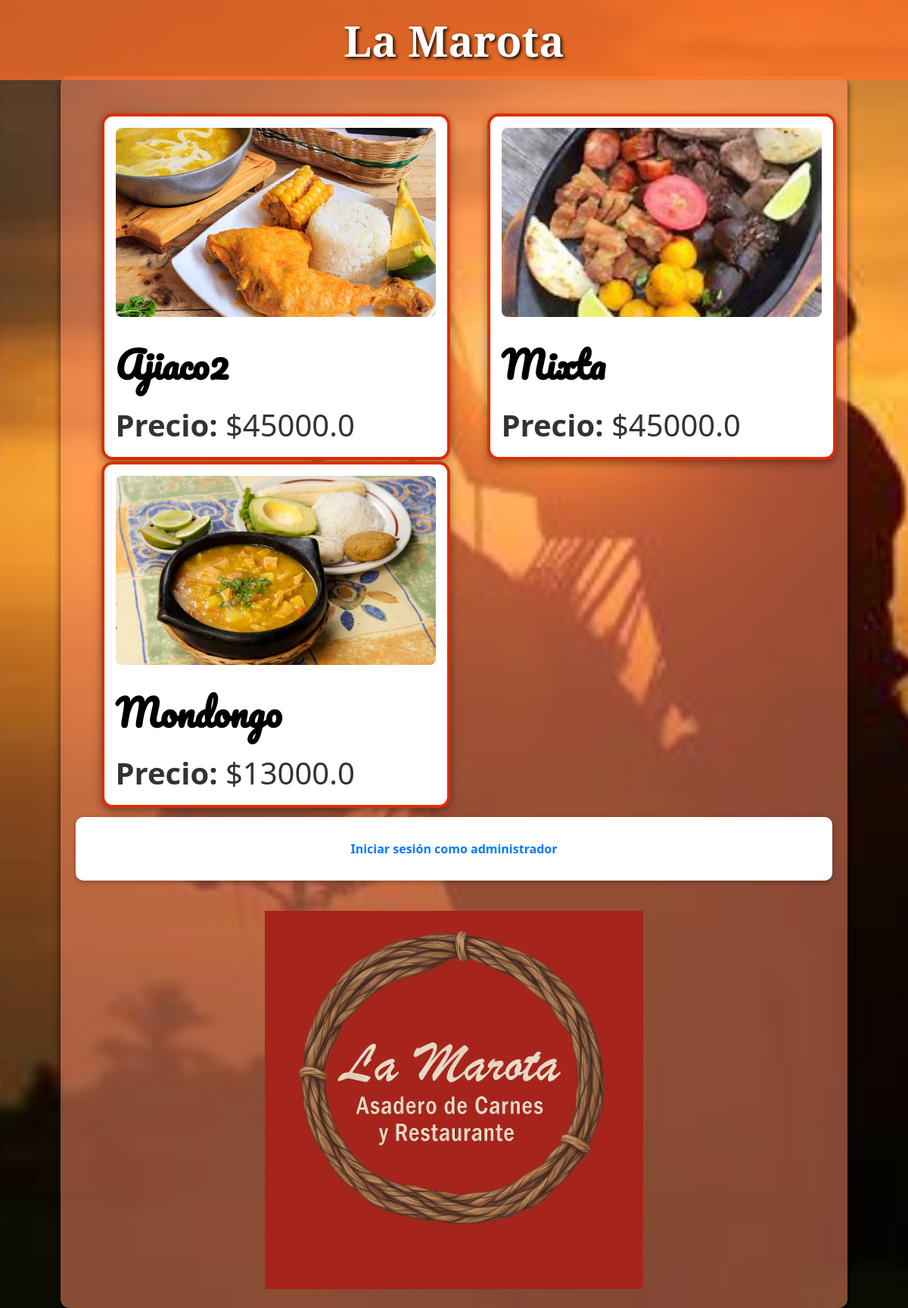
Before: / with the older database file.
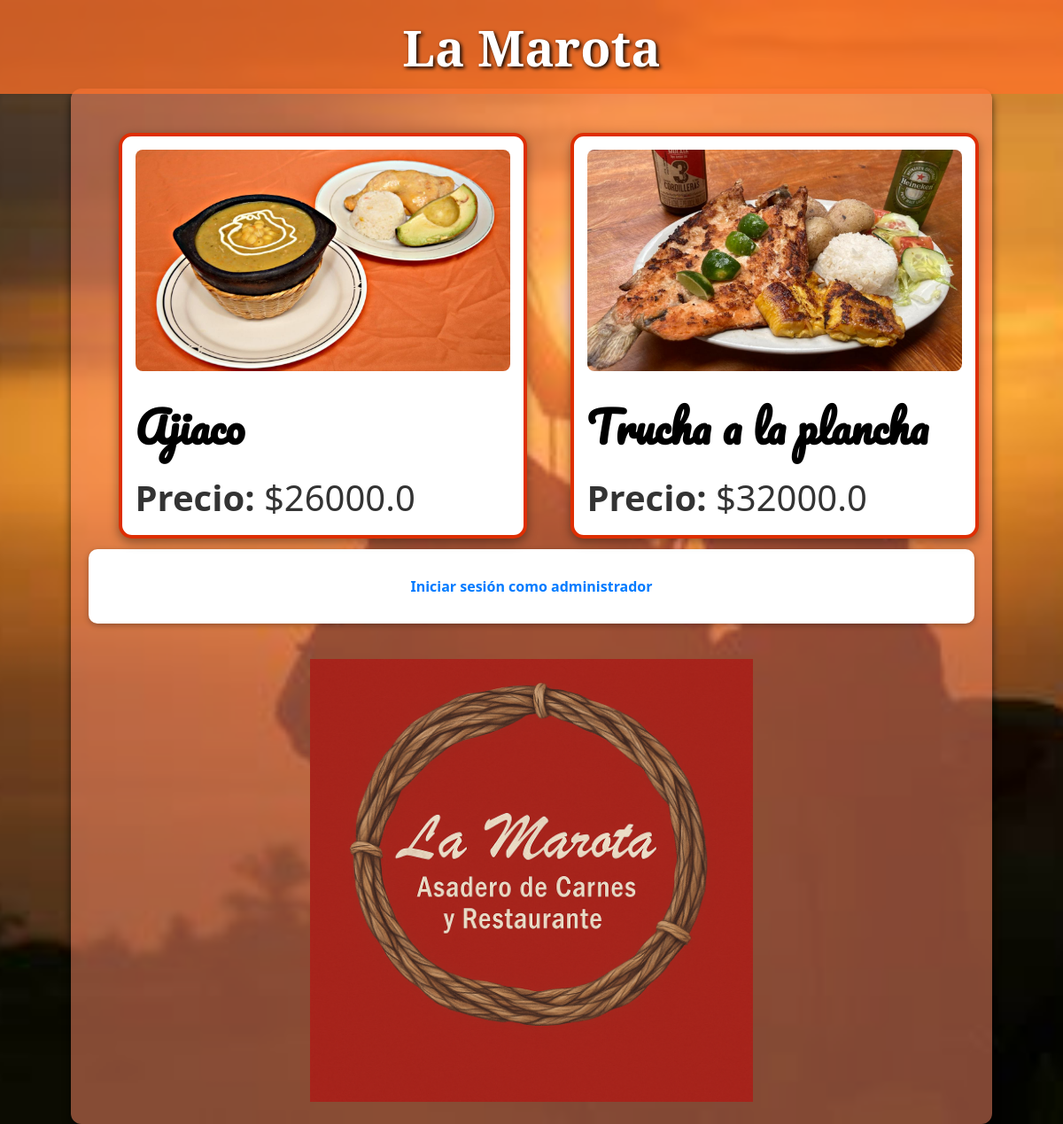
After: the same page with the newer database file.
### tables this page shows
CREATE TABLE platos (
    id INTEGER PRIMARY KEY AUTOINCREMENT,
    nombre TEXT,
    precio REAL,
    imagen_url TEXT
, descripcion TEXT);

### app.py (the view)
@app.route('/')
def index():
    conn = sqlite3.connect('menu.db')
    cursor = conn.cursor()
    cursor.execute('SELECT * FROM platos')
    platos = cursor.fetchall()
    conn.close()
    return render_template('index.html', platos=platos)

### templates/index.html (shortened to what this page needs)
<!DOCTYPE html>
<html lang="es">
<head>
  <link rel="stylesheet" href="{{ url_for('static', filename='styles.css') }}">
</head>
<body>
  <div class="fixed-header">
    <h1 class="flame-title">La Marota</h1>
  </div>
  <div class="container">
    <div class="platos-grid">
      {% for plato in platos %}
        <div class="flip-card">
          <div class="flip-card-inner">
            <div class="flip-card-front">
              <img src="{{ plato[3] }}" alt="Imagen del plato">
              <h3>{{ plato[1] }}</h3>
              <p><strong>Precio:</strong> ${{ plato[2] }}</p>
            </div>
            <div class="flip-card-back">
              <h3>{{ plato[1] }}</h3>
              <p class="descripcion">{{ plato[4] }}</p>
            </div>
          </div>
        </div>
      {% endfor %}
    </div>
    <div class="card-session">
      {% if session.get('usuario') %}
        <p>Bienvenido, {{ session['usuario'] }}. <a href="{{ url_for('logout') }}">Cerrar sesión</a></p>
        <a href="{{ url_for('agregar') }}">Agregar un nuevo plato</a>
      {% else %}
        <p><a href="{{ url_for('login') }}">Iniciar sesión como administrador</a></p>
      {% endif %}
    </div>
    <div class="logo-final">
      <img src="{{ url_for('static', filename='logo.png') }}" alt="Logo La Marota">
    </div>
  </div>
</body>
</html>

### static/styles.css (style rules this page uses)
.fixed-header { position: fixed; top: 0; width: 100%; background: rgba(255, 112, 40, 0.75); padding: 15px 0; text-align: center; z-index: 999; }
.flame-title { font-family: 'Merriweather', serif; font-size: 3.5em; color: #fff; margin: 0; position: relative; text-shadow: 2px 2px 4px #000; }
body { margin: 0; font-family: 'Segoe UI', sans-serif; background: url('/static/fondo.jpg') no-repeat center center fixed; background-size: cover; color: #191919; padding-top: 100px; }
.container { padding: 20px; max-width: 1000px; margin: 0 auto; background-color: rgba(255, 140, 105, 0.5); border-radius: 12px; box-shadow: 0 4px 10px rgba(0, 0, 0, 0.7); }
.platos-grid { display: grid; grid-template-columns: repeat(2, 1fr); gap: 40px; justify-items: center; padding: 30px 10px; }
.flip-card { background-color: transparent; width: 90%; height: 420px; perspective: 1000px; }
.flip-card-inner { position: relative; width: 100%; height: 100%; transition: transform 0.8s; transform-style: preserve-3d; }
.flip-card-front, .flip-card-back { position: absolute; width: 100%; height: 100%; backface-visibility: hidden; border-radius: 15px; overflow: hidden; background-color: #fff; display: flex; flex-direction: column; padding: 15px; border: 4px solid #de2e03; box-shadow: 0 4px 12px rgba(0, 0, 0, 0.4); }
.flip-card-front img { width: 100%; height: 250px; object-fit: cover; border-radius: 8px; margin-bottom: 10px; }
.flip-card h3 { margin: 10px 0 10px; font-size: 3em; font-family: 'Pacifico', cursive; color: #000; }
.flip-card p { margin: 0; font-size: 2.5em; color: #333; font-weight: 500; }
.descripcion { font-family: 'Open Sans', sans-serif; font-size: 1.6em; color: #444; line-height: 1.5; margin-top: 10px; }
.flip-card-back { transform: rotateY(180deg); justify-content: flex-start; text-align: center; }
.card-session { background-color: #fff; color: #333; padding: 15px 20px; border-radius: 10px; margin-top: 20px; text-align: center; box-shadow: 0 2px 6px rgba(0, 0, 0, 0.3); }
.card-session a { text-decoration: none; color: #007bff; font-weight: bold; }
.logo-final { text-align: center; margin-top: 40px; }
.logo-final img { width: 500px; height: auto; }

Changed rows visible on the page:
removed platos: imagen_url (picture), nombre "Ajiaco2", precio "45000.0"
removed platos: imagen_url (picture), nombre "Mixta", precio "45000.0"
removed platos: imagen_url (picture), nombre "Mondongo", precio "13000.0"
added platos: imagen_url (picture), nombre "Ajiaco", precio "26000.0"
added platos: imagen_url (picture), nombre "Trucha a la plancha", precio "32000.0"
